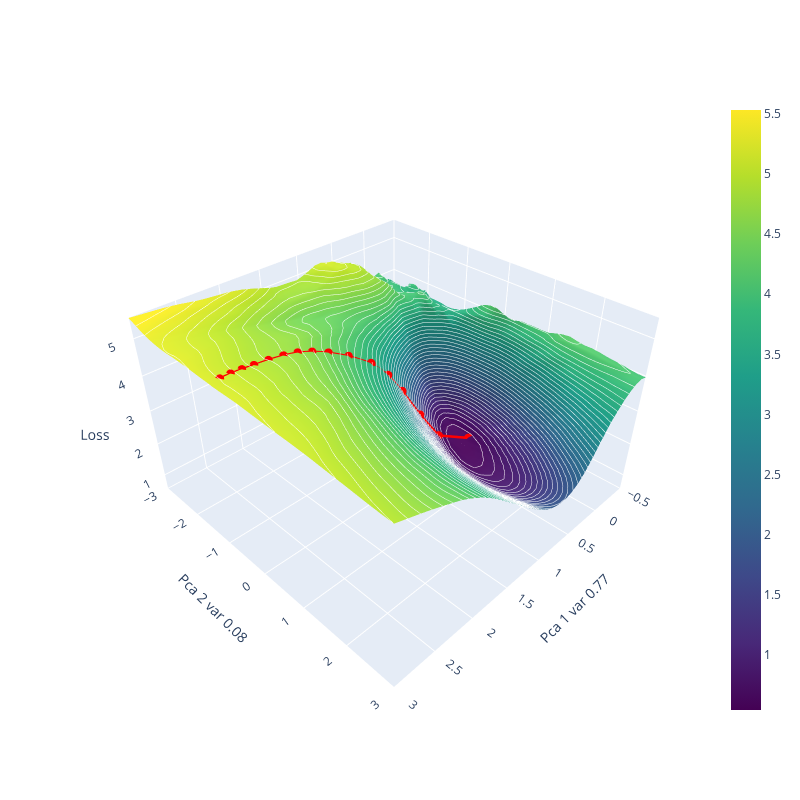

The notebook cell saved with this chart:
### Code cell
plot_optimization_path_3d(losses.T, x_steps, y_steps, projected_dir_one, projected_dir_two, pca)

### Figure 1 — Plotly figure (JSON) as saved in the notebook; plotly's stock layout.template omitted (floating-point values rounded to 4 significant figures; data arrays with more than 128 entries replaced by an {"elided": "..."} marker saying what was removed)
{"data": [{"colorscale": [[0, "#440154"], [0.1111, "#482878"], [0.2222, "#3e4989"], [0.3333, "#31688e"], [0.4444, "#26828e"], [0.5556, "#1f9e89"], [0.6667, "#35b779"], [0.7778, "#6ece58"], [0.8889, "#b5de2b"], [1, "#fde725"]], "contours": {"z": {"color": "white", "end": 5.532, "show": true, "size": 0.1, "start": 0.5424}}, "name": "Loss Landscape", "type": "surface", "x": [-0.5, -0.4103, -0.3205, -0.2308, -0.141, -0.05128, 0.03846, 0.1282, 0.2179, 0.3077, 0.3974, 0.4872, 0.5769, 0.6667, 0.7564, 0.8462, 0.9359, 1.026, 1.115, 1.205, 1.295, 1.385, 1.474, 1.564, 1.654, 1.744, 1.833, 1.923, 2.013, 2.103, 2.192, 2.282, 2.372, 2.462, 2.551, 2.641, 2.731, 2.821, 2.91, 3], "y": [-3, -2.846, -2.692, -2.538, -2.385, -2.231, -2.077, -1.923, -1.769, -1.615, -1.462, -1.308, -1.154, -1, -0.8462, -0.6923, -0.5385, -0.3846, -0.2308, -0.07692, 0.07692, 0.2308, 0.3846, 0.5385, 0.6923, 0.8462, 1, 1.154, 1.308, 1.462, 1.615, 1.769, 1.923, 2.077, 2.231, 2.385, 2.538, 2.692, 2.846, 3], "z": {"elided": "40x40 float values"}}, {"line": {"color": "red", "width": 5}, "marker": {"color": "red", "size": 3}, "mode": "markers+lines", "name": "Optimization Path", "type": "scatter3d", "x": [2.865, 2.863, 2.727, 2.589, 2.443, 2.266, 2.086, 2.083, 1.922, 1.762, 1.584, 1.371, 1.135, 1.131, 0.9492, 0.7857, 0.5814, 0.3534, 0.002259, 0], "y": [-0.8626, -0.8642, -0.9386, -0.9914, -1.032, -1.074, -1.096, -1.096, -1.086, -1.054, -1.002, -0.9072, -0.7783, -0.776, -0.6724, -0.5827, -0.4402, -0.2842, -0.001846, 0], "z": [5.141, 5.14, 5.067, 4.996, 4.922, 4.842, 4.76, 4.759, 4.68, 4.56, 4.388, 4.135, 3.771, 3.764, 3.292, 2.679, 1.785, 0.9135, 0.5886, 0.5901]}], "layout": {"height": 800, "scene": {"aspectmode": "manual", "aspectratio": {"x": 1, "y": 1, "z": 0.6}, "xaxis": {"range": [-0.5, 3], "title": {"text": "Pca 1 var 0.77"}}, "yaxis": {"range": [-3, 3], "title": {"text": "Pca 2 var 0.08"}}, "zaxis": {"range": [0.5424, 5.532], "title": {"text": "Loss"}}}, "width": 800}}
